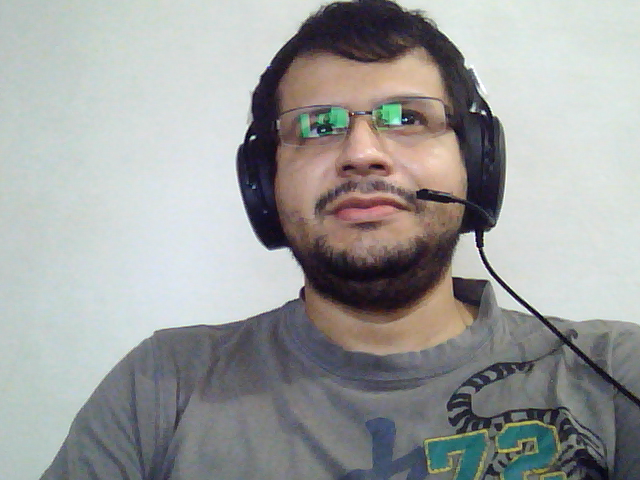
#> input picture opencv_frame_0.png, 640 x 480 px, given in place of the camera
$ python teste-deteccao-objetos-1.py
#> lines starting #> are read from the running program, lines starting #| are printed output that depends on the picture; after the words box and inside, x2 and y2 are one past the last pixel; in counts of white or black regions, pixels touching at a corner belong together
import cv2
import numpy
cam = cv2.VideoCapture(0)
kernel = numpy.ones((5,5),numpy.uint8)
while(True):
    ret, frame = cam.read()
#> frame is the input picture: shape (480, 640, 3); mean B, G, R 156.9, 157.9, 156.6
    rangomax = numpy.array([50,255,50])
    rangomin = numpy.array([0,51,0])
    mascara = cv2.inRange(frame,rangomin,rangomax)
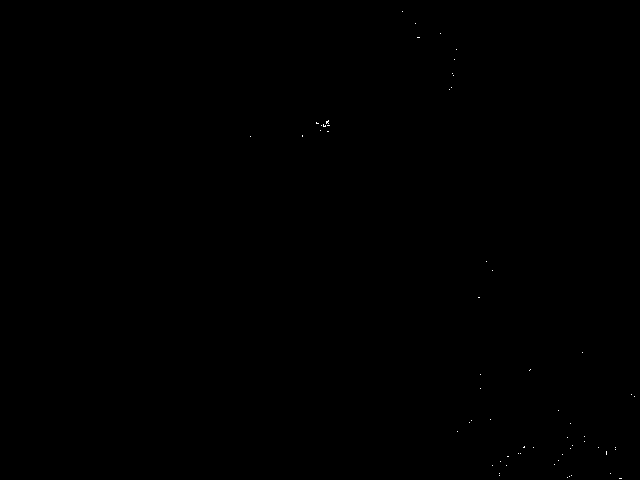
#> mascara: shape (480, 640); 0.03% white in thin lines or dots, all inside (x1, y1, x2, y2) = (250, 11, 635, 479)
    opening = cv2.morphologyEx(mascara, cv2.MORPH_OPEN, kernel)
#> opening: shape (480, 640); every value is 0
    x, y, w, h = cv2.boundingRect(opening)
#> x = 0; y = 0; w = 0; h = 0
    cv2.rectangle(frame,(x,y),(x+w,y+h),(0,255,0),3)
#> frame: shape (480, 640, 3); under 0.01% of pixels changed, all inside (x1, y1, x2, y2) = (0, 0, 3, 3)
    cv2.circle(frame,(x+w/2,y+h/2), 5, (0,0,255), -1)
#> frame: shape (480, 640, 3); mean B, G, R 156.9, 157.9, 156.6
    cv2.imshow('camera', frame)
    k = cv2.waitKey(1) & 0xFF
#> (key Esc is pressed here)

    if k==27:
        break
